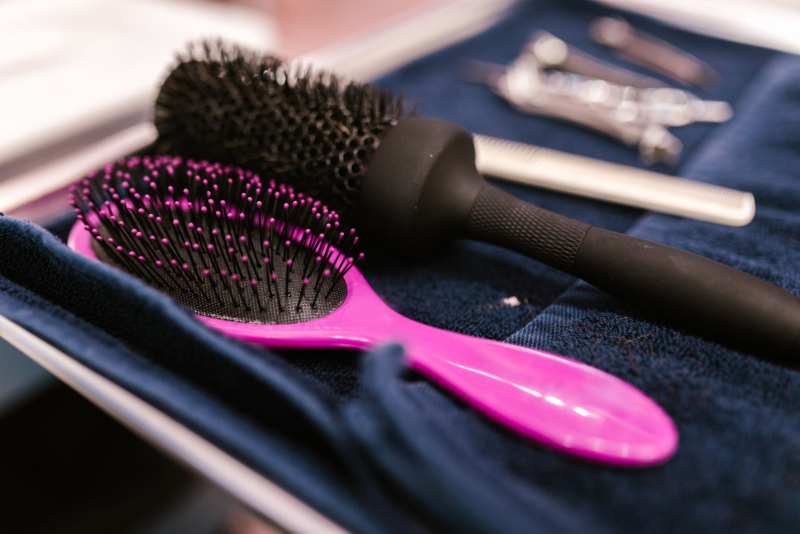
#> input picture docs/contenus-a-valider/visuels/hair/base-brush.jpg, 1600 x 1067 px, given in place of kling_20261109_IMAGE_genere_une_4374_1.png, which was not available (shown at 1/2 size)
$ python make_pins_kling.py
#> lines starting #> are read from the running program, lines starting #| are printed output that depends on the picture; after the words box and inside, x2 and y2 are one past the last pixel; in counts of white or black regions, pixels touching at a corner belong together
"""Nettoie les 3 images fournies (KlingAI) et prepare la photo du site + 2 pins.

Entree  : ~/Downloads/kling_20261109_IMAGE_genere_une_4374_1|2|3.png
Sortie  : visuels/hair/base-kling-1|2|3.jpg   (images nettoyees)
          public/images/guides/one-step-brush-vs-powerful-dryer.jpg  (photo du site)
          visuels/hair/pin-P20.jpg/.png  et  pin-P21.jpg/.png  (1000 x 1500)

Nettoyage :
- filigrane « KlingAI 3.0 » : supprime par le recadrage (jamais dans le cadre final)
- badge ovale de l'appareil (marque tierce) : floute, comme clean_brand() sur P18/P19

Aucun logo lisible, aucune marque nommee : les pins montrent seulement un
seche-cheveux generique et des cheveux longs.
"""
import os

import numpy as np
from PIL import Image, ImageDraw, ImageFilter, ImageFont

from make_pins_body_oil import ACCENT, CREAM, INK, LINE, SEGOE_B, spaced, fit_font
from make_pins_hair import crop_fill

BASE = os.path.join("docs", "contenus-a-valider", "visuels", "hair")
SITE_IMG = os.path.join("public", "images", "guides", "one-step-brush-vs-powerful-dryer.jpg")
W, H = 1000, 1500
PANEL_H = 500

DOWNLOADS = os.path.join(os.path.expanduser("~"), "Downloads")
SOURCES = {
    1: os.path.join(DOWNLOADS, "kling_20261109_IMAGE_genere_une_4374_1.png"),
    2: os.path.join(DOWNLOADS, "kling_20261109_IMAGE_genere_une_4374_2.png"),
    3: os.path.join(DOWNLOADS, "kling_20261109_IMAGE_genere_une_4374_3.png"),
}

# badge ovale de l'appareil (marque tierce) : ellipse qui le recouvre, par image
# (cx, cy, demi-largeur, demi-hauteur, angle) en pixels de l'image source
BADGE = {
    1: (1530, 826, 158, 96, 10),
    2: (1434, 960, 152, 120, 45),
    3: (1345, 598, 205, 90, 16),
}

# le filigrane KlingAI occupe le bas-droit : on coupe sous y = 2360 (portrait)
# et sous y = 1500 (paysage). Les crops 2:3 sont calcules pour rester dedans.
PORTRAIT_CROP = (62, 50, 1602, 2360)
LANDSCAPE_CROP = (60, 100, 2440, 1500)


def redmask(arr):
    r = arr[:, :, 0].astype(np.int16)
    g = arr[:, :, 1].astype(np.int16)
    b = arr[:, :, 2].astype(np.int16)
    return (r > g + 35) & (r > b + 35) & (r > 70)


def scrub_badge(im, box):
    """Recouvre le badge d'un aplat rouge pris sur le corps de l'appareil.

    Le badge porte le logo d'une marque tierce : on ne le laisse pas lisible.
    L'aplat reprend la teinte mediane du boitier autour du badge, avec un bord
    tres adouci, pour se fondre dans la photo (meme principe que clean_brand).
    """
    cx, cy, rx, ry, ang = box
    side = max(2 * rx + 40, 2 * ry + 40)
    mask = Image.new("L", (side, side), 0)
    ImageDraw.Draw(mask).ellipse(
        [(side - 2 * rx) // 2, (side - 2 * ry) // 2,
         (side + 2 * rx) // 2, (side + 2 * ry) // 2],
        fill=255,
    )
    mask = mask.rotate(ang, resample=Image.BICUBIC, expand=False)

    x0, y0 = cx - side // 2, cy - side // 2
    box_px = (max(0, x0), max(0, y0), x0 + side, y0 + side)
    ring = np.asarray(im.crop((box_px[0] - 24, box_px[1] - 24, box_px[2] + 24, box_px[3] + 24)))
    red = redmask(ring)
    px = ring.reshape(-1, 3)[red.reshape(-1)].astype(np.float32)
    color = tuple(int(v) for v in np.median(px, axis=0))

    im.paste(Image.new("RGB", mask.size, color), (box_px[0], box_px[1]),
             mask.filter(ImageFilter.GaussianBlur(14)))
    return im


def clean(idx):
    im = Image.open(SOURCES[idx]).convert("RGB")
    im = scrub_badge(im, BADGE[idx])
    out = os.path.join(BASE, f"base-kling-{idx}.jpg")
    im.save(out, quality=94, optimize=True)
    print("base", os.path.basename(out), im.size, os.path.getsize(out) // 1024, "Ko")
    return im


# [51 lines left out: functions site_photo, chip, build, not called in this run]


if __name__ == "__main__":
    im1 = clean(1)
#> in clean, im is the input picture: PIL image 1600x1067 RGB; mean R, G, B 90.9, 77.6, 91.1
#> in scrub_badge, `mask = Image.new("L", (side, side), 0)`: mask: PIL image 356x356 L; every value is 0
#> in scrub_badge, `ImageDraw.Draw(mask).ellipse( [(side - 2 * rx) // 2, (side - 2 * ry) /..`:
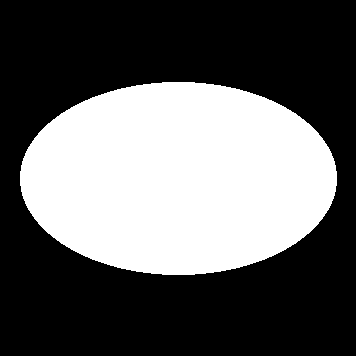
#> mask: PIL image 356x356 L; 37.9% white; 1 white region, box (x1, y1, x2, y2) and area: (20, 82, 337, 275) 48029
#> in scrub_badge, `ring = np.asarray(im.crop((box_px[0] - 24, box_px[1] - 24, box_px[2] +..`:
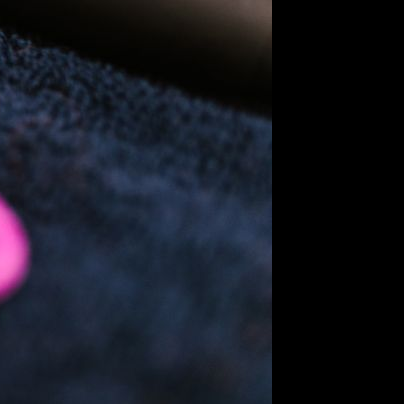
#> ring: shape (404, 404, 3); mean R, G, B 20.9, 23.8, 33.2
#> in redmask, `r = arr[:, :, 0].astype(np.int16)`:
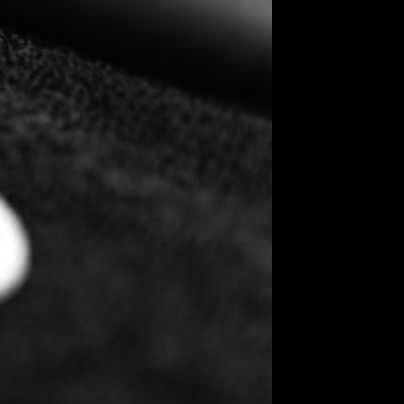
#> r: shape (404, 404) int16; min 0, max 255, mean 20.9
#> in redmask, `b = arr[:, :, 2].astype(np.int16)`:
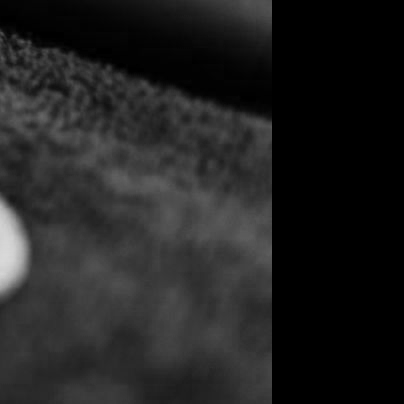
#> b: shape (404, 404) int16; min 0, max 217, mean 33.2
#> in redmask, `return (r > g + 35) & (r > b + 35) & (r > 70)`:
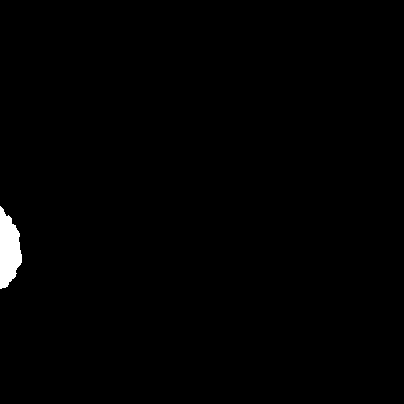
#> returned value: shape (404, 404) bool; 0.77% white; 1 white region, box (x1, y1, x2, y2) and area: (0, 206, 22, 289) 1264
#> in scrub_badge, `px = ring.reshape(-1, 3)[red.reshape(-1)].astype(np.float32)`: px = 1264 rows, first 8: [213, 72, 177], [219, 78, 182], [212, 73, 176], [223, 83, 179], [218, 80, 175], [208, 74, 169], [228, 89, 182], [223, 86, 176]
#> in scrub_badge, `color = tuple(int(v) for v in np.median(px, axis=0))`: color = (248, 107, 202)
#| base base-kling-1.jpg (1600, 1067) 204 Ko
    clean(2)
#> call 2 of clean, with idx = 2
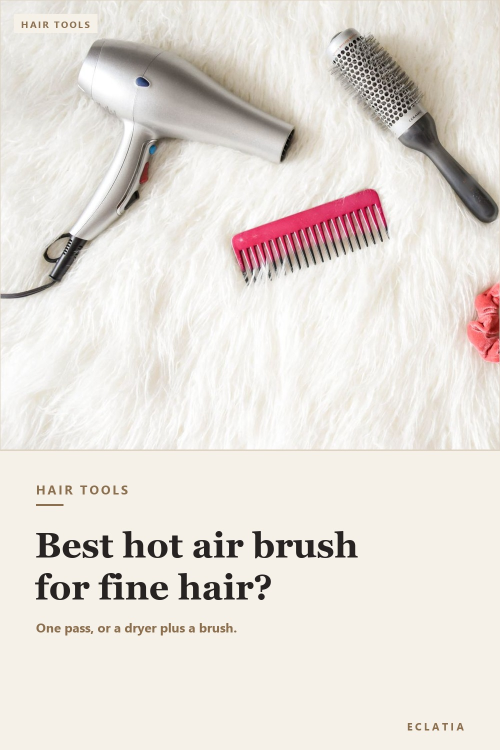
#> input picture docs/contenus-a-valider/visuels/hair/pin-P18.jpg, 1000 x 1500 px, given in place of kling_20261109_IMAGE_genere_une_4374_2.png, which was not available (shown at 1/2 size)
#> in clean, im is the input picture: PIL image 1000x1500 RGB; mean R, G, B 229.5, 223.6, 217.4
#> call 2 of scrub_badge, with box = (1434, 960, 152, 120, 45)
#> in scrub_badge (call 2), `mask = Image.new("L", (side, side), 0)`: mask: PIL image 344x344 L; every value is 0
#> in scrub_badge (call 2), `ImageDraw.Draw(mask).ellipse( [(side - 2 * rx) // 2, (side - 2 * ry) /..`: mask: PIL image 344x344 L; 48.8% white; 1 white region, box (x1, y1, x2, y2) and area: (20, 52, 325, 293) 57693
#> in scrub_badge (call 2), `mask = mask.rotate(ang, resample=Image.BICUBIC, expand=False)`:
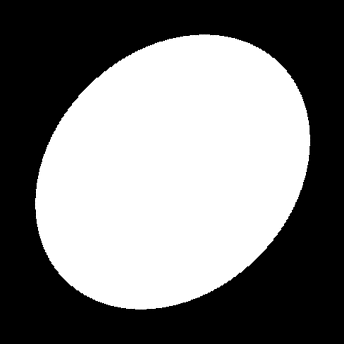
#> mask: PIL image 344x344 L; min 0, max 255, mean 124.3
#> in scrub_badge (call 2), `ring = np.asarray(im.crop((box_px[0] - 24, box_px[1] - 24, box_px[2] +..`: ring: shape (392, 392, 3); every value is 0
#> in redmask (call 2), `r = arr[:, :, 0].astype(np.int16)`: r: shape (392, 392) int16; every value is 0
#> in redmask (call 2), `return (r > g + 35) & (r > b + 35) & (r > 70)`: returned value: shape (392, 392) bool; every value is 0
#> in scrub_badge (call 2), `px = ring.reshape(-1, 3)[red.reshape(-1)].astype(np.float32)`: px = empty array
#> (the run stopped early here; a loop or call above may not have finished)
